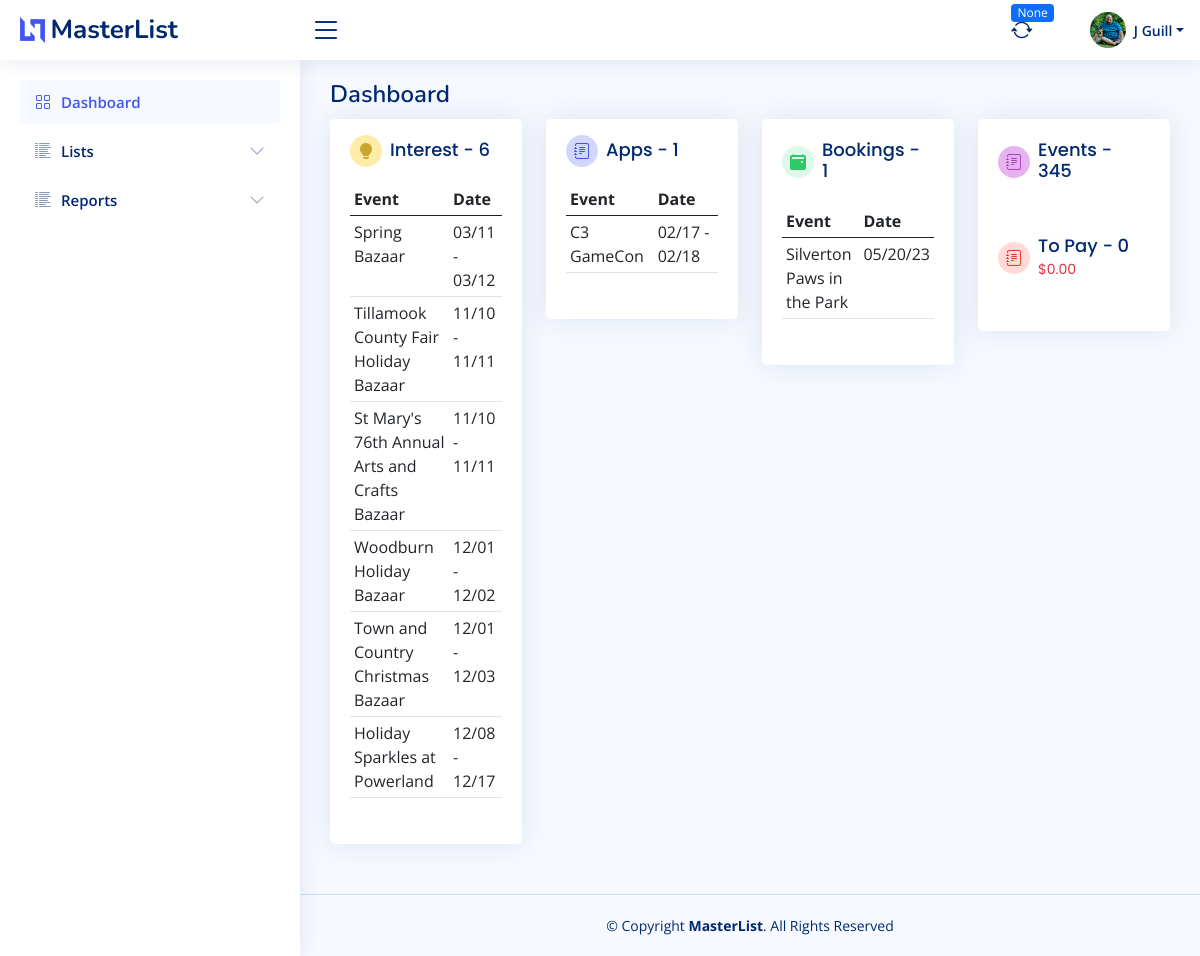
The page /home (signed in) on the database as committed earlier.
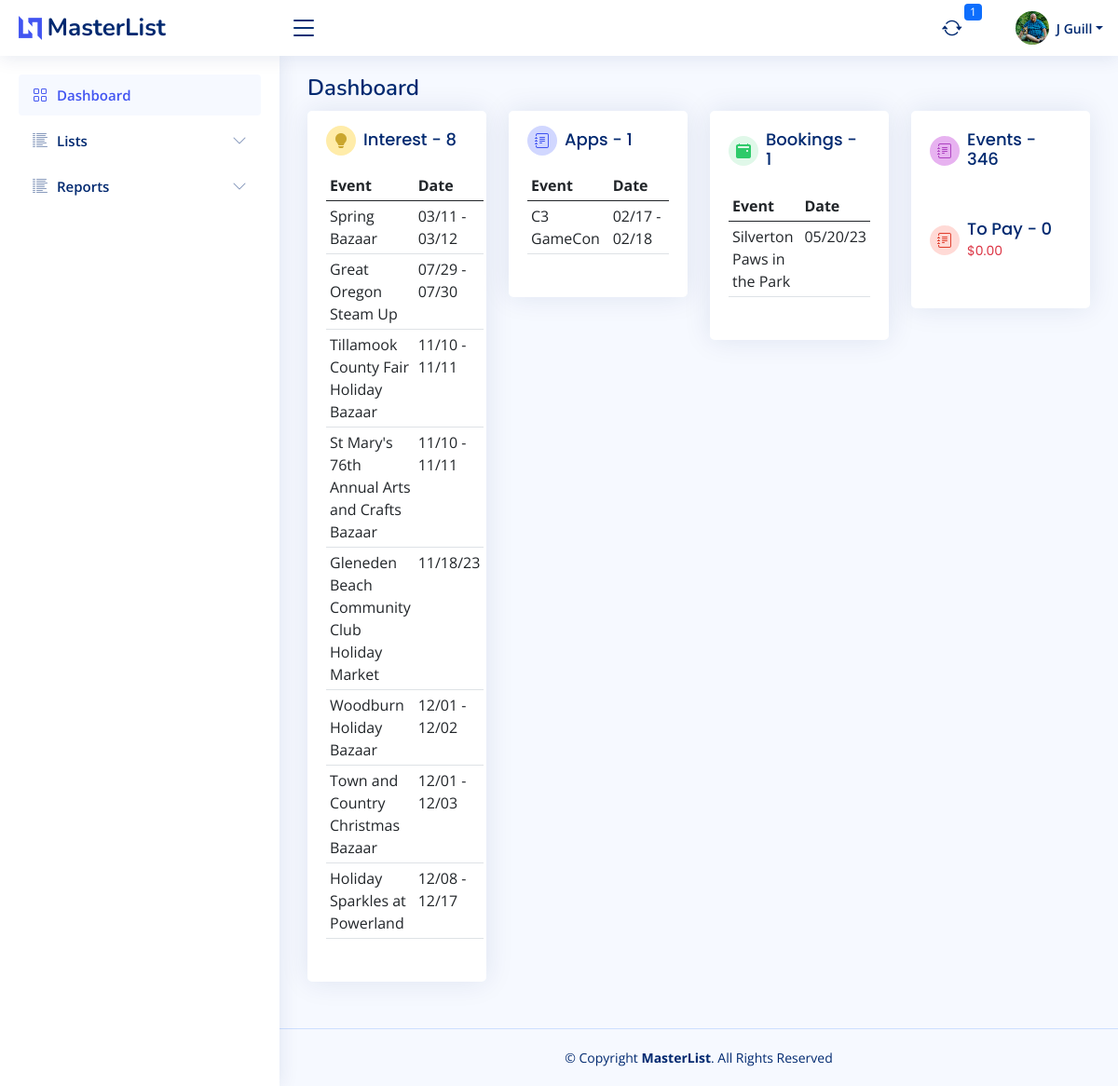
The same page on the database as committed later.
### bazaar/models.py (models this page shows)
class Booking(db.Model):
    id = db.Column(db.Integer, primary_key=True)
    kd_appopen_new = db.Column(db.Date)
    kd_appopen_return = db.Column(db.Date)
    kd_appdeadline_new = db.Column(db.Date)
    kd_appdeadline_return = db.Column(db.Date)
    cl_appsubmission = db.Column(db.Boolean, default=False)
    cl_interested = db.Column(db.Boolean, default=True)
    cl_appapproved = db.Column(db.Boolean, default=False)
    cl_feepaid = db.Column(db.Boolean, default=False)
    cl_electrequest = db.Column(db.Boolean, default=False)
    cl_sendproductpic = db.Column(db.Boolean, default=False)
    cl_sendlogo = db.Column(db.Boolean, default=False)
    cl_sendbio = db.Column(db.Boolean, default=False)
    info_wifipassword = db.Column(db.String(100))
    info_datestart = db.Column(db.Date)
    info_dateend = db.Column(db.Date)
    info_timestart = db.Column(db.Time)
    info_timeend = db.Column(db.Time)
    info_loadindatetime = db.Column(db.DateTime)
    info_loadoutdatetime = db.Column(db.DateTime)
    info_boothfee = db.Column(db.Float)
    info_whatfeeincludes = db.Column(db.Text)
    info_boothlocation = db.Column(db.String(100))
    cl_wifiavailable = db.Column(db.Boolean, default=False)
    cl_foodavailable = db.Column(db.Boolean, default=False)
    info_foodpurchase = db.Column(db.String(100))
    days_remaining = db.Column(db.Integer)
    next_touch = db.Column(db.Date)
    active = db.Column(db.Boolean, default=True)
    date_created = db.Column(db.DateTime(timezone=True), server_default=func.now())
    date_updated = db.Column(db.DateTime(timezone=True), onupdate=func.now())
    eventid = db.Column(db.Integer, db.ForeignKey('master_list.id'))
    notes = db.relationship("Notes", backref=backref("booking_notes", uselist=False))
    event = db.relationship("MasterList", backref=backref("booking_event", uselist=False))

class MasterList(db.Model):
    id = db.Column(db.Integer, primary_key=True)
    event_name = db.Column(db.String(150))
    january = db.Column(db.Boolean, default=False)
    february = db.Column(db.Boolean, default=False)
    march = db.Column(db.Boolean, default=False)
    april = db.Column(db.Boolean, default=False)
    may = db.Column(db.Boolean, default=False)
    june = db.Column(db.Boolean, default=False)
    july = db.Column(db.Boolean, default=False)
    august = db.Column(db.Boolean, default=False)
    september = db.Column(db.Boolean, default=False)
    october = db.Column(db.Boolean, default=False)
    november = db.Column(db.Boolean, default=False)
    december = db.Column(db.Boolean, default=False)
    first = db.Column(db.Boolean, default=True)
    second = db.Column(db.Boolean, default=True)
    third = db.Column(db.Boolean, default=True)
    fourth = db.Column(db.Boolean, default=True)
    last = db.Column(db.Boolean, default=True)
    friday = db.Column(db.Boolean, default=False)
    saturday = db.Column(db.Boolean, default=False)
    sunday = db.Column(db.Boolean, default=False)
    monday = db.Column(db.Boolean, default=False)
    tuesday = db.Column(db.Boolean, default=False)
    wednesday = db.Column(db.Boolean, default=False)
    thursday = db.Column(db.Boolean, default=False)
    updated = db.Column(db.Date)
    imagesrc = db.Column(db.Text)
    attendance = db.Column(db.Integer)
    exibitors = db.Column(db.Integer)
    website = db.Column(db.Text)
    dates_text = db.Column(db.Text)
    type_bazaar = db.Column(db.Boolean, default=False)
    type_holiday = db.Column(db.Boolean, default=False)
    type_art = db.Column(db.Boolean, default=False)
    type_festival = db.Column(db.Boolean, default=False)
    type_flea = db.Column(db.Boolean, default=False)
    type_health = db.Column(db.Boolean, default=False)
    type_market = db.Column(db.Boolean, default=False)
    active = db.Column(db.Boolean, default=True)
    date_created = db.Column(db.DateTime(timezone=True), server_default=func.now())
    date_updated = db.Column(db.DateTime(timezone=True), onupdate=func.now())
    venuefk = db.Column(db.Integer, db.ForeignKey('venue.id'))
    promoterfk = db.Column(db.Integer, db.ForeignKey('promoter.id'))
    venue = db.relationship("Venue", backref=backref("venue", uselist=False))
    promoter = db.relationship("Promoter", backref=backref("promoter", uselist=False))
    notes = db.relationship("Notes", backref=backref("notes", uselist=False))

### bazaar/templates/base/base.py (the view)
@base.route("/")
@base.route("/home")
@login_required
def home():
    countrec = db.session.query(func.count(MasterList.id)).scalar()
    countinterest = db.session.query(func.count(Booking.id)).filter(Booking.active == True).filter(
        and_(Booking.cl_appsubmission == False, Booking.cl_appapproved == False)).scalar()
    interests = db.session.query(Booking).filter(Booking.active == True).filter(
        and_(Booking.cl_appsubmission == False, Booking.cl_appapproved == False)).order_by(Booking.info_datestart).all()
    countapps = db.session.query(func.count(Booking.id)).filter(Booking.cl_appsubmission == True).filter(and_(
        Booking.cl_appapproved == False, Booking.cl_interested == True)).scalar()
    applications = db.session.query(Booking).filter(Booking.cl_appsubmission == True).filter(and_(
        Booking.cl_appapproved == False, Booking.cl_interested == True)).all()
    countbookings = db.session.query(func.count(Booking.id)).filter(Booking.cl_appapproved == True).scalar()
    bookings = db.session.query(Booking).filter(Booking.cl_interested == True).filter(
        and_(Booking.cl_appsubmission == True, Booking.cl_appapproved == True)).all()
    countpay = db.session.query(func.count(Booking.id)).filter(Booking.cl_appapproved == True).filter(
        Booking.cl_feepaid == False).scalar()
    amountpay = db.session.query(func.sum(Booking.info_boothfee)).filter(Booking.cl_appapproved == True).filter(
        Booking.cl_feepaid == False).scalar()
    content = {"user": User,
               "countrec": countrec,
               "countinterest": countinterest,
               "interests": interests,
               "countapps": countapps,
               "applications": applications,
               "countbookings": countbookings,
               "bookings": bookings,
               "amountpay": amountpay,
               "countpay": countpay
               }
    return render_template("base/dashboard.html", **content)

### bazaar/models.py (called while the page is built)
    def fullname(self):
        return self.firstname + " " + self.lastname

    def firstinit_lastname(self):
        return self.firstname[:1] + " " + self.lastname

### bazaar/templates/base/base.py (called while the page is built)
@base.app_context_processor
def zipcode_qty_check():
    zipcode_count = db.session.query(func.count(USZip.id)).scalar()
    checking = zipcode_count == 0
    return dict(zipcode_count_check=checking)

@base.app_template_filter()
def format_date(item, fmt="%m/%d/%Y"):
    return item.strftime(fmt)

@base.app_context_processor
def notification_count():
    now = datetime.now()
    days_from_now = datetime.now() + timedelta(days=1)
    notcount = db.session.query(func.count(Booking.id)).filter(
        Booking.active == True,
        Booking.next_touch <= days_from_now
    ).scalar()
    if notcount == 0:
        return dict(notification_count=None)
    else:
        return dict(notification_count=notcount)

@base.app_context_processor
def notifications():
    days_from_now = datetime.now() + timedelta(days=1)
    nots = db.session.query(Booking).filter(
        Booking.active == True,
        Booking.next_touch <= days_from_now
    ).order_by(Booking.next_touch).all()
    return dict(notifications=nots)

### bazaar/templates/base/dashboard.html (shortened to what the changed rows need)
{% extends "base/base.html" %}
{% block page_title %}
    Dashboard
{% endblock page_title %}
{% block main_content %}
    <section class="section dashboard">
        <div class="row">
            <div class="col-lg-3 col-sm-12 order-last">
                <div class="card">
                    <div class="card-body">
                        <div class="d-flex align-items-center info-card events-card">
                            <div class="card-icon rounded-circle d-flex align-items-center justify-content-center">
                                <i class="bi bi-journal-text"></i>
                            </div>
                            <h5 class="card-title px-2">Events - {{ countrec }}</h5>
                        </div>
                    </div>
                </div>
            </div>
            <div class="col-lg-3 col-sm-12 order-3">
                <div class="card info-card bookings-card">
                    <div class="card-body">
                        <table class="table table-hover table-sm">
                            <thead>
                            <tr>
                                <th>Event</th>
                                <th>Date</th>
                            </tr>
                            </thead>
                            <tbody>
                            {% for booking in bookings %}
                                <tr onclick="location.href='{{ url_for('booking.home', id=booking.eventid) }}'"
                                    {% if booking.cl_interested == True and booking.cl_appsubmission == False %}style="background-color: skyblue"{% endif %}>
                                    <td>
                                        {{ booking.event.event_name }}</td>
                                    <td>
                                        {% if booking.info_dateend != booking.info_datestart %}
                                            {{ booking.info_datestart|format_date("%m/%d") }} -
                                            {{ booking.info_dateend|format_date("%m/%d") }}
                                        {% else %}
                                            {{ booking.info_datestart|format_date("%m/%d/%y") }}
                                        {% endif %}
                                    </td>
                                </tr>
                            {% endfor %}
                            </tbody>
                        </table>
                    </div>
                </div>
            </div>
            <div class="col-lg-3 col-sm-12 order-2">
                <div class="card info-card applications-card">
                    <div class="card-body">
                        <table class="table table-hover table-sm">
                            <thead>
                            <tr>
                                <th>Event</th>
                                <th>Date</th>
                            </tr>
                            </thead>
                            <tbody>
                            {% for app in applications %}
                                <tr onclick="location.href='{{ url_for('booking.home', id=app.eventid) }}'"
                                    {% if app.cl_interested == True and app.cl_appsubmission == False %}style="background-color: skyblue"{% endif %}>
                                    <td>
                                        {{ app.event.event_name }}</td>
                                    <td>
                                        {% if app.info_datestart != None %}
                                            {% if app.info_dateend != app.info_datestart %}
                                                {{ app.info_datestart|format_date("%m/%d") }} -
                                                {{ app.info_dateend|format_date("%m/%d") }}
                                            {% else %}
                                                {{ app.info_datestart|format_date("%m/%d/%y") }}
                                            {% endif %}
                                        {% endif %}
                                    </td>
                                </tr>
                            {% endfor %}
                            </tbody>
                        </table>
                    </div>
                </div>
            </div>
            <div class="col-lg-3 col-sm-12 order-1">
                <div class="card info-card interest-card">
                    <div class="card-body">
                        <div class="d-flex align-items-center">
                            <div class="card-icon rounded-circle d-flex align-items-center justify-content-center">
                                <i class="bi bi-lightbulb-fill"></i>
                            </div>
                            <h5 class="card-title px-2">Interest - {{ countinterest }}</h5>
                        </div>
                        <table class="table table-hover table-sm">
                            <thead>
                            <tr>
                                <th>Event</th>
                                <th>Date</th>
                            </tr>
                            </thead>
                            <tbody>
                            {% for interest in interests %}
                                <tr onclick="location.href='{{ url_for('booking.home', id=interest.eventid) }}'"
                                    {% if interest.cl_interested == True and interest.cl_interestsubmission == False %}style="background-color: skyblue"{% endif %}>
                                    <td>
                                        {{ interest.event.event_name }}</td>
                                    <td>
                                        {% if interest.info_datestart != None %}
                                            {% if interest.info_dateend != interest.info_datestart %}
                                                {{ interest.info_datestart|format_date("%m/%d") }} -
                                                {{ interest.info_dateend|format_date("%m/%d") }}
                                            {% else %}
                                                {{ interest.info_datestart|format_date("%m/%d/%y") }}
                                            {% endif %}
                                        {% endif %}
                                    </td>
                                </tr>
                            {% endfor %}
                            </tbody>
                        </table>
                    </div>
                </div>
            </div>
        </div>
    </section>
{% endblock main_content %}

### bazaar/templates/base/header.html (shortened to what this page needs)
<header id="header" class="header fixed-top d-flex align-items-center">
    <div class="d-flex align-items-center justify-content-between">
        <a href="{{ url_for('base.home') }}" class="logo d-flex align-items-center">
            <img src="{{ url_for('static', filename="img/logo.png") }}"
                 alt="">
            <span class="d-none d-lg-block">MasterList</span>
        </a>
        <i class="bi bi-list toggle-sidebar-btn"></i>
    </div>
    <nav class="header-nav ms-auto">
        <ul class="d-flex align-items-center">
            <li class="nav-item dropdown" id="notifications">
                <a class="nav-link nav-icon" href="#" data-bs-toggle="dropdown">
                    <i class="bi bi-arrow-repeat"></i>
                    <span class="badge bg-primary badge-number">{{ notification_count }}</span>
                </a>
            </li>
            <li class="nav-item dropdown pe-3" id="profile">
                <a class="nav-link nav-profile d-flex align-items-center pe-0" href="#" data-bs-toggle="dropdown"
                   id="navbarProfile">
                    <img src="{{ url_for('static', filename='img/avatar/'+current_user.avatar_filename) }}"
                         alt="Profile" class="rounded-circle">
                    <span class="d-none d-md-block dropdown-toggle ps-2">{{ current_user.firstinit_lastname() }}</span>
                </a>
            </li>
        </ul>
    </nav>
</header>

Rows that differ between the two databases and show on the page:
now on this page (row edited): Booking: event.event_name "Great Oregon Steam Up", info_datestart "07/29", info_dateend "07/30", shown under "Interest - 8"
added Booking: event.event_name "Gleneden Beach Community Club Holiday Market", info_datestart "11/18/23", shown under "Interest - 8"
Other text that changed with them:
{{ notification_count }}: "None" → "1"
{{ countrec }}: "345" → "346"
{{ countinterest }}: "6" → "8"
